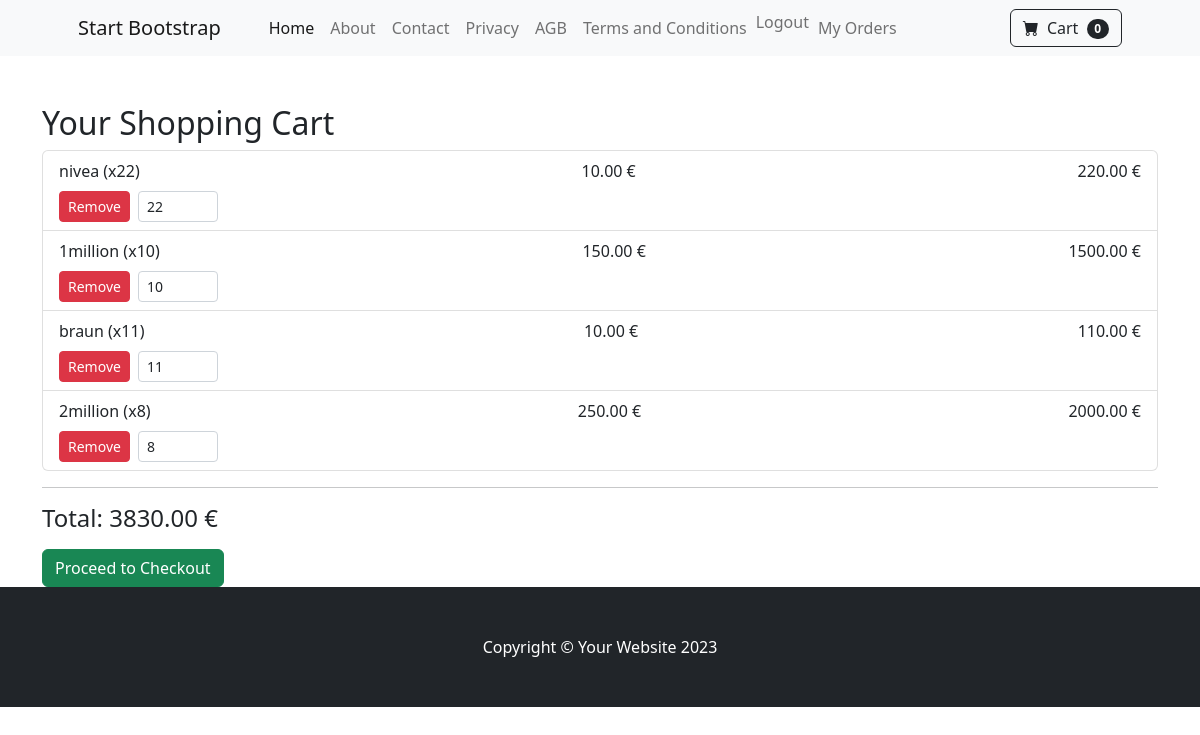
The app's page /cart/ (signed in), older data.
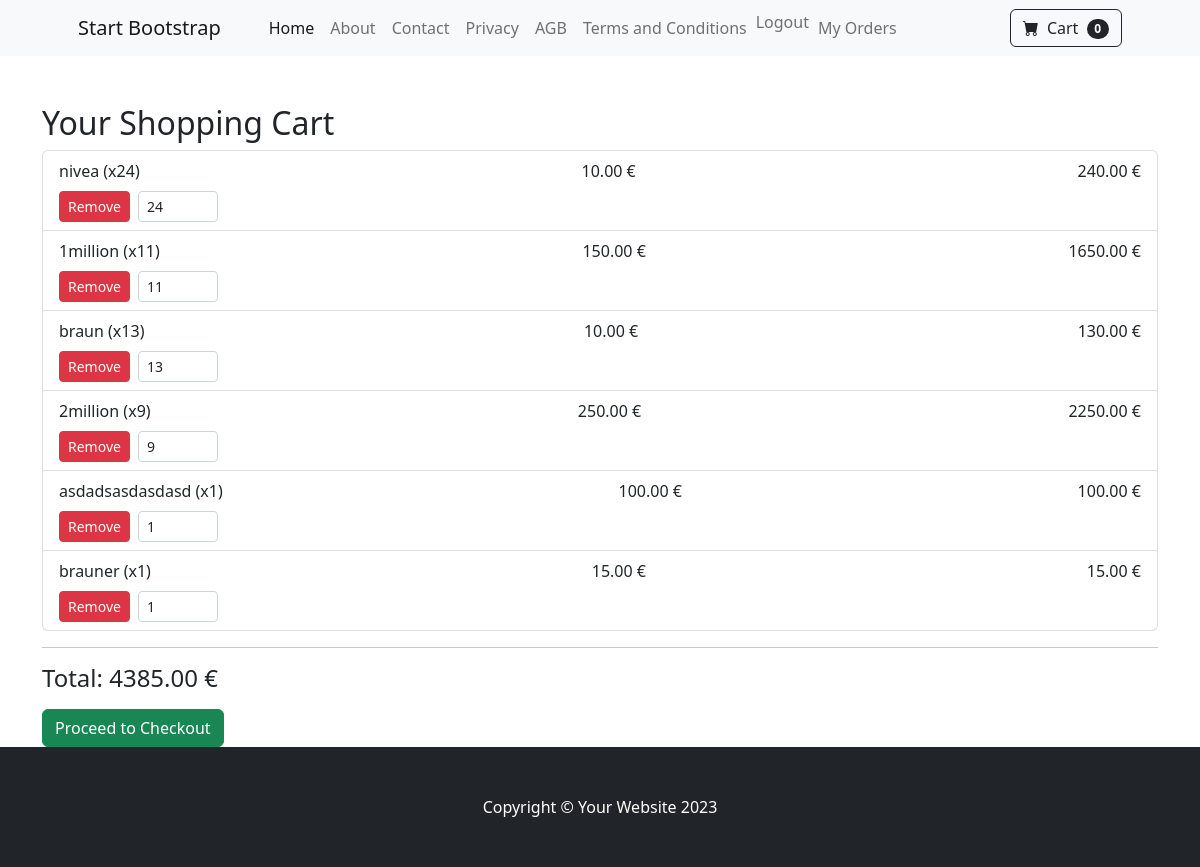
The same page, newer data.
### cart/models.py (models this page shows, shortened)
class CartItem(models.Model):
    cart = models.ForeignKey(Cart, on_delete=models.CASCADE, related_name='items')
    product = models.ForeignKey(Item, on_delete=models.CASCADE)
    quantity = models.PositiveIntegerField(default=1)
    def model_get_total_price(self) -> float:
        return self.quantity * self.product.price

### shop/models.py (models this page shows, shortened)
class Item(models.Model):
    category = models.ForeignKey(Category, on_delete=models.CASCADE, related_name='products')
    name = models.CharField(max_length=200)
    slug = models.SlugField(unique=True)
    on_sale = models.BooleanField(default=False)
    description = models.TextField(blank=True)
    price = models.DecimalField(max_digits=10, decimal_places=2)
    old_price = models.DecimalField(max_digits=10, decimal_places=2, blank=True, null=True)  # <--- NEU
    available = models.BooleanField(default=True)
    image = models.ImageField(upload_to='products/', blank=True, null=True)
    created = models.DateTimeField(auto_now_add=True)
    updated = models.DateTimeField(auto_now=True)

### cart/views.py (the view)
# urls.py: path('', views.cart_detail, name='cart_detail'),
@login_required
def cart_detail(request):
    service = CartService(request.user)
    return render(request, 'cart/cart_detail.html', {
        'cart_items': service.get_cart_items(),
        'total_price': service.get_total_price(),
        'login_required': request.user.is_authenticated,
    })

### cart/services/cart_services.py (called while the page is built)
    def _get_cart(self) -> Cart | None:
        try:
            return Cart.objects.get(user=self.user)
        except Cart.DoesNotExist:
            return None

    def get_cart_items(self) -> list[CartItem]:
        return self.cart.items.all() if self.cart else []

    def get_total_price(self)-> float:
        return sum(item.model_get_total_price() for item in self.get_cart_items())

### cart/templates/cart/cart_detail.html (shortened to what this page needs)
{% extends 'base.html' %}
{% block content %}
<div class="container mt-5">
  <h2>Your Shopping Cart</h2>
  {% if cart_items %}
  <ul class="list-group">
    {% for item in cart_items %}
    <li class="list-group-item d-flex justify-content-between align-items-center flex-wrap">
      <div class="w-100 d-flex justify-content-between">
        <span>{{ item.product.name }} (x{{ item.quantity }})</span>
        <span>{{ item.product.price|floatformat:2 }} €</span>
        <span>{{ item.model_get_total_price|floatformat:2 }} €</span>
      </div>
      <div class="mt-2 d-flex gap-2">
        <form action="{% url 'cart:remove_product_from_cart' item.id %}" method="POST">
          <button type="submit" class="btn btn-danger btn-sm">Remove</button>
        </form>
        <form action="{% url 'cart:update_cart_item' item.id %}" method="POST" class="d-flex align-items-center auto-submit-form">
          <input
            type="number"
            name="quantity"
            value="{{ item.quantity }}"
            min="1"
            class="form-control form-control-sm quantity-input"
            style="width: 80px;"
          />
        </form>
      </div>
    </li>
    {% endfor %}
  </ul>
  <hr />
  <h4>Total: {{ total_price|floatformat:2 }} €</h4>
  {% if cart_items %}
  <form action="{% url 'orders:order_review' %}" method="post" class="mt-3">
    <button type="submit" class="btn btn-success">
      Proceed to Checkout
    </button>
  </form>
{% endif %}
  {% else %}
  <p>Your cart is empty!</p>
  {% endif %}
</div>
{% endblock %}

Row changes from the older to the newer data that the page shows:
changed CartItem "nivea": quantity "22" → "24"; model_get_total_price "220.00" → "240.00"
changed CartItem "1million": quantity "10" → "11"; model_get_total_price "1500.00" → "1650.00"
changed CartItem "braun": quantity "11" → "13"; model_get_total_price "110.00" → "130.00"
changed CartItem "2million": quantity "8" → "9"; model_get_total_price "2000.00" → "2250.00"
added CartItem: product.name "asdadsasdasdasd", quantity "1", product.price "100.00", model_get_total_price "100.00"
added CartItem: product.name "brauner", quantity "1", product.price "15.00", model_get_total_price "15.00"
Text that changed along with them:
{{ total_price|floatformat:2 }}: "3830.00" → "4385.00"
